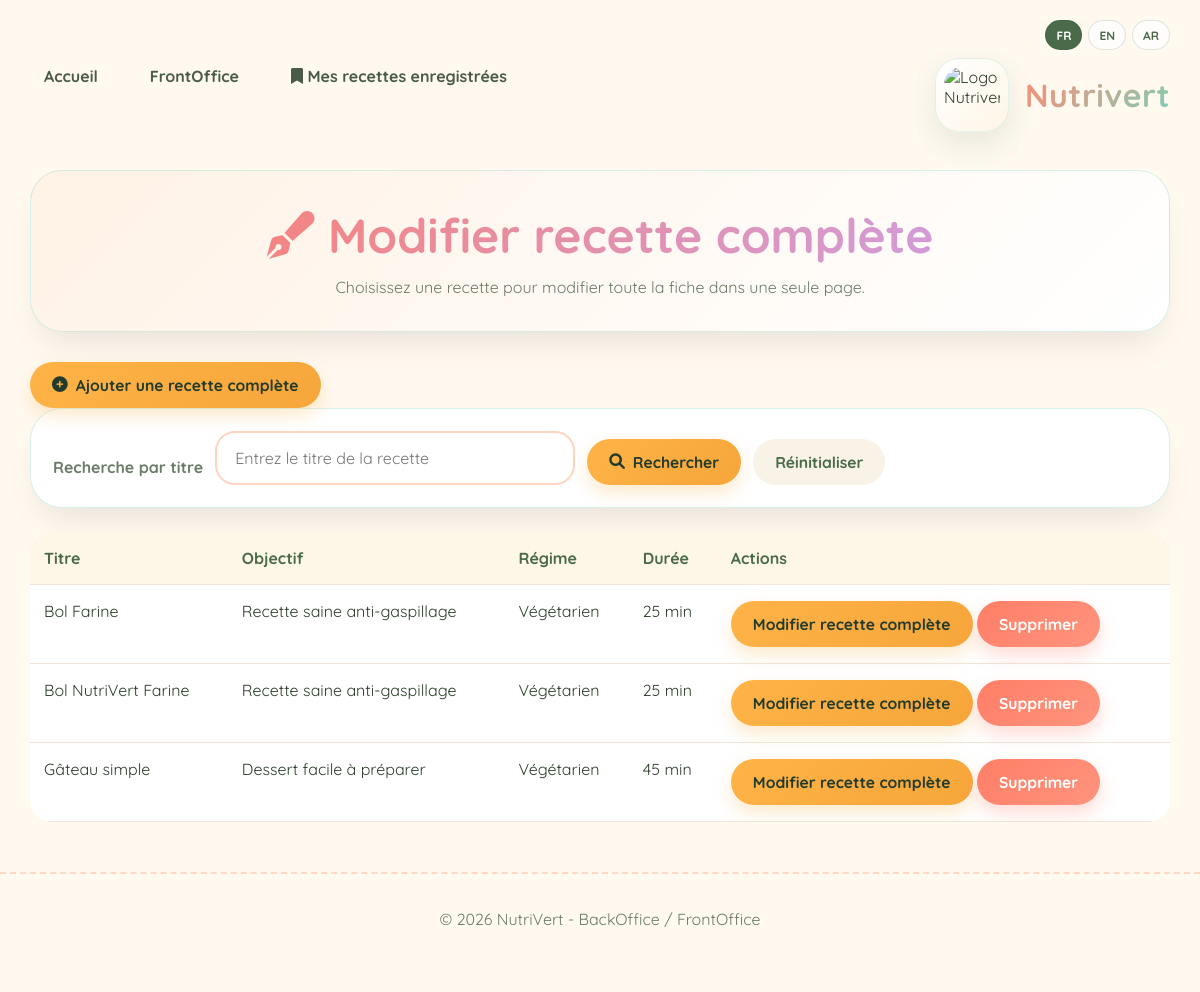
The page /recette/public/index.php?page=back_recettes_full_edit on the database its author committed.
### tables this page shows
CREATE TABLE `recette` (
  `id_recette` int(11) NOT NULL,
  `titre` varchar(50) NOT NULL,
  `objectif` varchar(100) NOT NULL,
  `regime` varchar(50) NOT NULL,
  `duree` int(11) NOT NULL
);

### recette/app/controllers/BaseController.php (called while the page is built, shortened)
<?php
class BaseController
{
    protected function render(string $view, array $data = []): void
    {
        extract($data);
        require __DIR__ . '/../views/' . $view . '.php';
    }
}

### recette/app/controllers/RecetteController.php (called while the page is built, shortened)
<?php
class RecetteController extends BaseController
{
    private PDO $pdo;
    public function __construct(PDO $pdo)
    {
        $this->pdo = $pdo;
    }
    public function indexFullEdit(): void
    {
        $search = trim($_GET['search'] ?? '');
        if ($search !== '') {
            $stmt = $this->pdo->prepare('SELECT * FROM recette WHERE titre LIKE :titre ORDER BY id_recette DESC');
            $stmt->execute([':titre' => '%' . $search . '%']);
            $recettes = $stmt->fetchAll();
        } else {
            $stmt = $this->pdo->query('SELECT * FROM recette ORDER BY id_recette DESC');
            $recettes = $stmt->fetchAll();
        }
        $this->render('back/recettes/index', [
            'pageTitle' => 'BackOffice | Modifier recette complète',
            'recettes' => $recettes,
            'search' => $search,
            'fullEditMode' => true,
        ]);
    }
}

### recette/app/views/back/recettes/index.php (the view, shortened to what this page needs)
<?php require __DIR__ . '/../../partials/header.php'; ?>
<div class="container">
    <section class="hero-panel"><h1 class="page-title"><i class="fas fa-pen-fancy"></i> Modifier recette complète</h1><p class="hero-text">Choisissez une recette pour modifier toute la fiche dans une seule page.</p></section>
    <p>
        <a class="btn-green" href="index.php?page=back_recette_create_full"><i class="fas fa-plus-circle"></i> Ajouter une recette complète</a>
    </p>
    <form method="GET" action="index.php" class="search-form">
        <label for="search">Recherche par titre</label>
        <input
            type="text"
            id="search"
            name="search"
            value="<?php echo htmlspecialchars($search ?? ''); ?>"
            placeholder="Entrez le titre de la recette"
        >
        <button type="submit" class="btn-green"><i class="fas fa-search"></i> Rechercher</button>
        <a href="index.php?page=back_recettes_full_edit" class="btn-ghost">Réinitialiser</a>
    </form>
    <table class="data-table">
        <thead>
            <tr>
                <th>Titre</th>
                <th>Objectif</th>
                <th>Régime</th>
                <th>Durée</th>
                <th>Actions</th>
            </tr>
        </thead>
        <tbody>
            <?php if (!empty($recettes)) : ?>
                <?php foreach ($recettes as $recette) : ?>
                    <tr>
                        <td><?php echo htmlspecialchars($recette['titre']); ?></td>
                        <td><?php echo htmlspecialchars($recette['objectif']); ?></td>
                        <td><?php echo htmlspecialchars($recette['regime']); ?></td>
                        <td><?php echo htmlspecialchars($recette['duree']); ?> min</td>
                        <td>
                            <a class="btn-green" href="index.php?page=back_recette_edit_full&id=<?php echo $recette['id_recette']; ?>">
                                Modifier recette complète
                            </a>
                            <button
                                type="button"
                                class="btn-confirm open-delete-modal"
                                data-url="index.php?page=back_recette_delete&id=<?php echo $recette['id_recette']; ?>">
                                Supprimer
                            </button>
                        </td>
                    </tr>
                <?php endforeach; ?>
            <?php else : ?>
                <tr>
                    <td colspan="5">Aucune recette trouvée.</td>
                </tr>
            <?php endif; ?>
        </tbody>
    </table>
</div>
<?php require __DIR__ . '/../../partials/footer.php'; ?>

### recette/public/assets/css/style.css (style rules this page uses)
* { box-sizing: border-box; margin: 0; padding: 0; }
:root { --coral: #FF7E67; --mint: #7DCFB6; --lavender: #C8A2F0; --sunset: #FFB347; --sage: #A3C4A2; --deep: #4A6B4A; --bg-warm: #FFF5E6; --card-white: #FFFFFF; --shadow: 0 20px 35px -12px rgba(0,0,0,0.10); --border-radius: 32px; --soft-border: rgba(125,207,182,0.30); }
body { font-family: 'Quicksand', sans-serif; background: #FFF9F0; color: #2D3E2B; scroll-behavior: smooth; }
a { color: inherit; }
.container { width: min(1280px, calc(100% - 60px)); margin: 0 auto; }
.hero-panel, .form-card, .table-card, .detail-card, .search-form, .data-table-wrap, .empty-state { background: var(--card-white); border-radius: var(--border-radius); box-shadow: var(--shadow); border: 1px solid var(--soft-border); }
.hero-panel { background: linear-gradient(135deg, #FFF2E6, #FFFFFF); text-align: center; padding: 34px 28px; margin: 18px 0 30px; }
.page-title { text-align: center; font-size: clamp(2rem, 4vw, 3rem); color: var(--deep); margin: 0 0 12px; font-weight: 700; }
.hero-panel .page-title, .hero-title { background: linear-gradient(120deg, #FF7E67, #C8A2F0, #7DCFB6); background-size: 200% auto; -webkit-background-clip: text; background-clip: text; color: transparent; animation: shimmer 5s linear infinite; }
.hero-text, .helper-text, .recette-meta, .detail-card p, .search-form label, .summary-item span, .site-footer { color: #6B7C68; }
label { display: block; font-weight: 700; margin-top: 14px; margin-bottom: 8px; color: var(--deep); }
input, textarea, select { width: 100%; padding: 15px 18px; border-radius: 20px; border: 2px solid #FFD5C2; font-family: 'Quicksand', sans-serif; font-size: 1rem; background: white; color: #2D3E2B; }
.btn-green, .btn-ghost, .btn-remove, .btn-confirm, .btn-cancel, .btn-market, .add-ingredient-btn { display: inline-flex; align-items: center; justify-content: center; gap: 8px; text-decoration: none; border: none; cursor: pointer; min-height: 46px; padding: 0 22px; border-radius: 999px; font-size: 0.98rem; font-weight: 700; font-family: 'Quicksand', sans-serif; transition: all 0.25s ease; }
.btn-green, .add-ingredient-btn { background: linear-gradient(135deg, #F6A63A, #F4B24D); color: #233B2B; box-shadow: 0 8px 18px rgba(244, 178, 77, 0.28); }
.btn-ghost, .btn-cancel, .btn-market { background: #F8F2E7; color: var(--deep); }
.btn-confirm { background: linear-gradient(135deg, #FF7E67, #ff947d); color: white; box-shadow: 0 8px 18px rgba(255,126,103,0.28); }
.search-form { display: flex; align-items: end; gap: 12px; flex-wrap: wrap; margin-bottom: 24px; padding: 22px; }
.search-form label { margin-top: 0; }
.search-form input { min-width: 250px; max-width: 360px; }
.data-table { width: 100%; border-collapse: collapse; background: white; border-radius: 22px; overflow: hidden; }
.data-table th, .data-table td { padding: 16px 14px; border-bottom: 1px solid #f0e5d8; text-align: left; vertical-align: top; }
.data-table th { background: #FEF7E8; color: var(--deep); }
body { background: #FFF9F0; color: #2D3E2B; }
.hero-panel, .form-card, .table-card, .detail-card, .search-form, .data-table-wrap, .empty-state { background: #FFFFFF; border-radius: 32px; border: 1px solid rgba(125,207,182,0.30); box-shadow: 0 20px 35px -12px rgba(0,0,0,0.10); }
.hero-panel { background: linear-gradient(135deg, #FFF2E6, #FFFFFF); }
.btn-green, .add-ingredient-btn { background: linear-gradient(135deg, #FFB347, #F6A63A); color: #233B2B; box-shadow: 0 8px 18px rgba(244, 178, 77, 0.28); }
.btn-confirm { background: linear-gradient(135deg, #FF7E67, #ff947d); }
.data-table th { background: #FEF7E8; }

### rows shown on the page
recette: titre "Bol Farine", objectif "Recette saine anti-gaspillage", regime "Végétarien", duree "25"
recette: titre "Bol NutriVert Farine", objectif "Recette saine anti-gaspillage", regime "Végétarien", duree "25"
recette: titre "Gâteau simple", objectif "Dessert facile à préparer", regime "Végétarien", duree "45"

### other values the page prints
t('nav_accueil') "Accueil"
t('nav_front') "FrontOffice"
t('nav_saved') "Mes recettes enregistrées"
t('lang_fr') "FR"
t('lang_en') "EN"
t('lang_ar') "AR"
